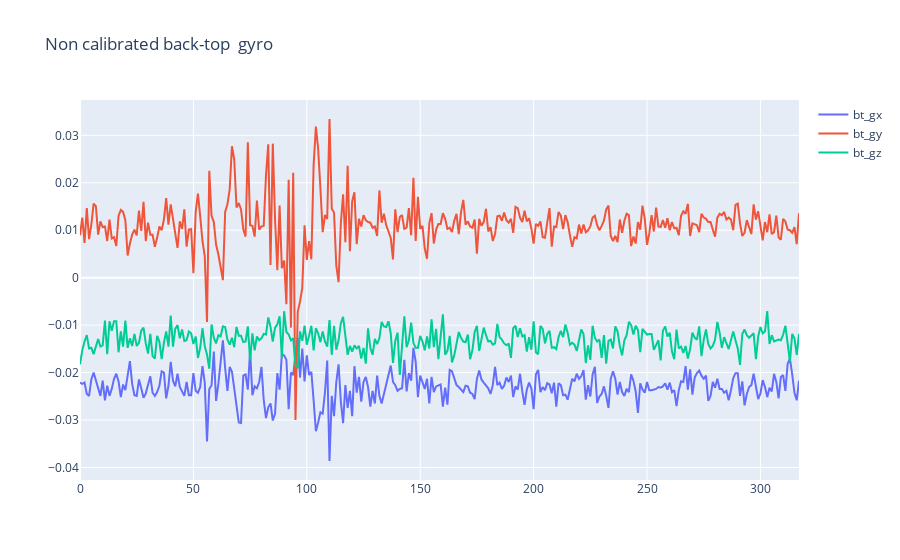
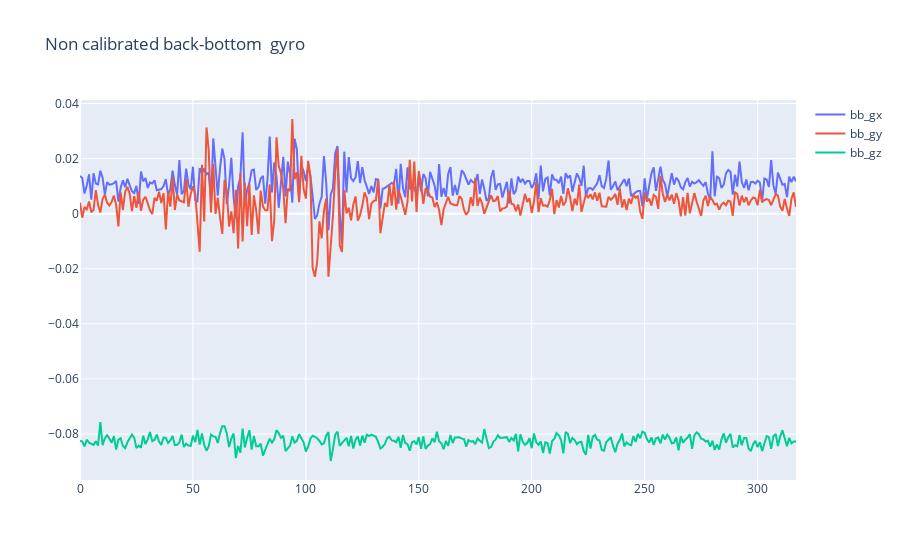

Source (notebook cell) for these figures, in order:
### Code cell
show_plot(bt,'Non calibrated back-top ',False)
show_plot(bb,'Non calibrated back-bottom ',False)

### Figure 1 — Plotly figure (JSON) as saved in the notebook; plotly's stock layout.template omitted (floating-point values rounded to 4 significant figures; data arrays with more than 128 entries replaced by an {"elided": "..."} marker saying what was removed)
{"data": [{"name": "bt_gx", "type": "scatter", "x": {"elided": "318 int values"}, "y": {"elided": "318 float values"}}, {"name": "bt_gy", "type": "scatter", "x": {"elided": "318 int values"}, "y": {"elided": "318 float values"}}, {"name": "bt_gz", "type": "scatter", "x": {"elided": "318 int values"}, "y": {"elided": "318 float values"}}], "layout": {"title": {"text": "Non calibrated back-top  gyro"}}}

### Figure 2 — Plotly figure (JSON) as saved in the notebook; plotly's stock layout.template omitted (floating-point values rounded to 4 significant figures; data arrays with more than 128 entries replaced by an {"elided": "..."} marker saying what was removed)
{"data": [{"name": "bb_gx", "type": "scatter", "x": {"elided": "318 int values"}, "y": {"elided": "318 float values"}}, {"name": "bb_gy", "type": "scatter", "x": {"elided": "318 int values"}, "y": {"elided": "318 float values"}}, {"name": "bb_gz", "type": "scatter", "x": {"elided": "318 int values"}, "y": {"elided": "318 float values"}}], "layout": {"title": {"text": "Non calibrated back-bottom  gyro"}}}
